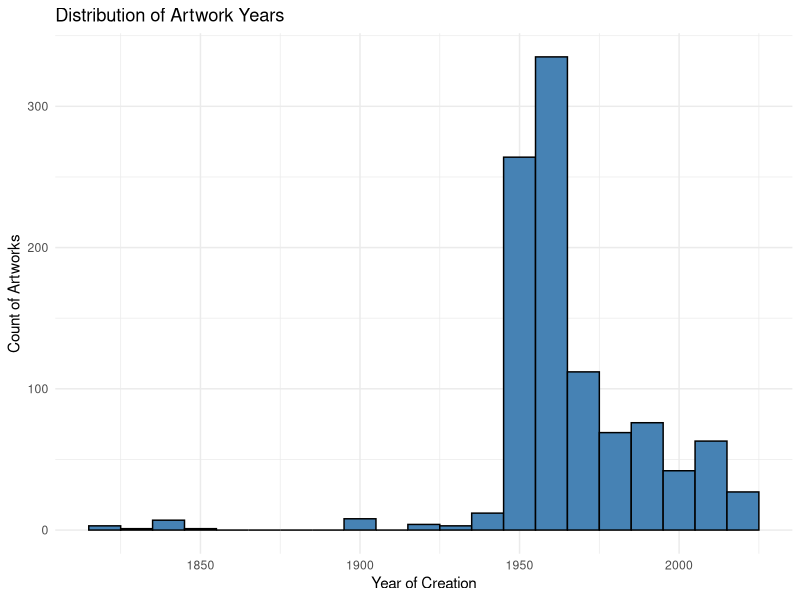
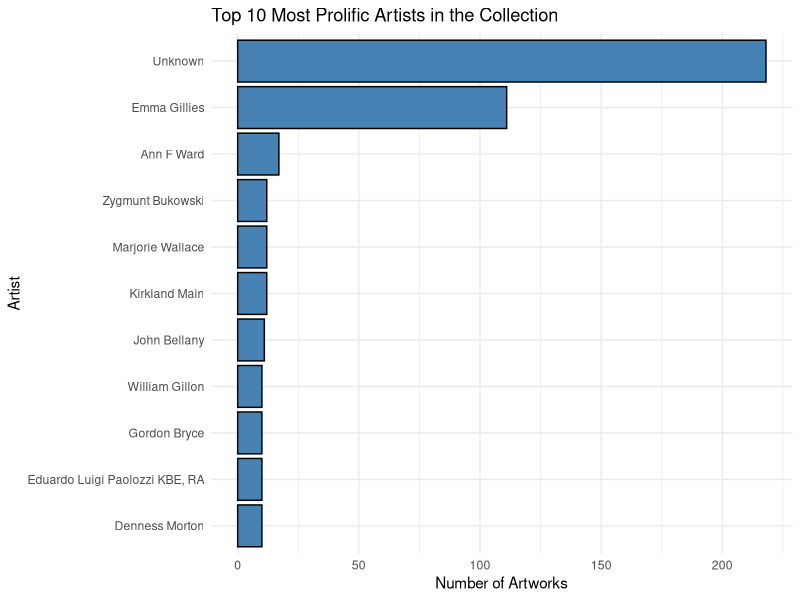
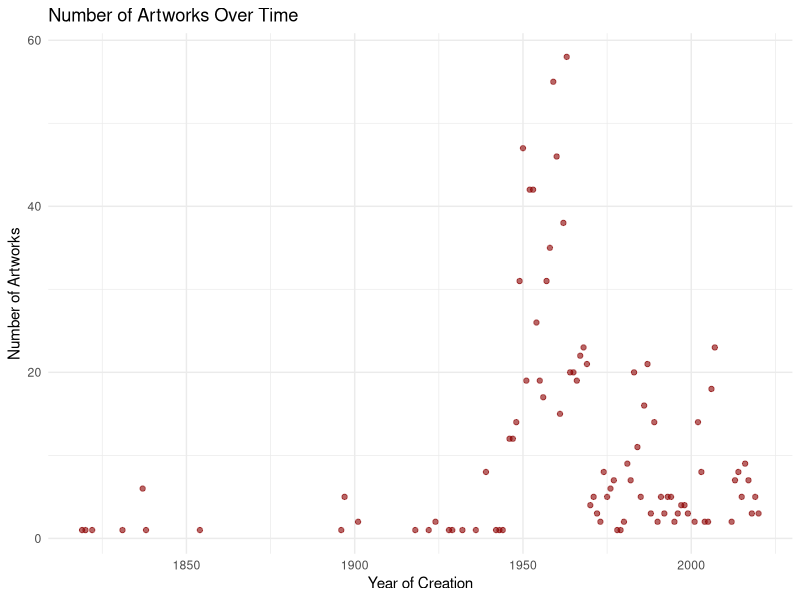
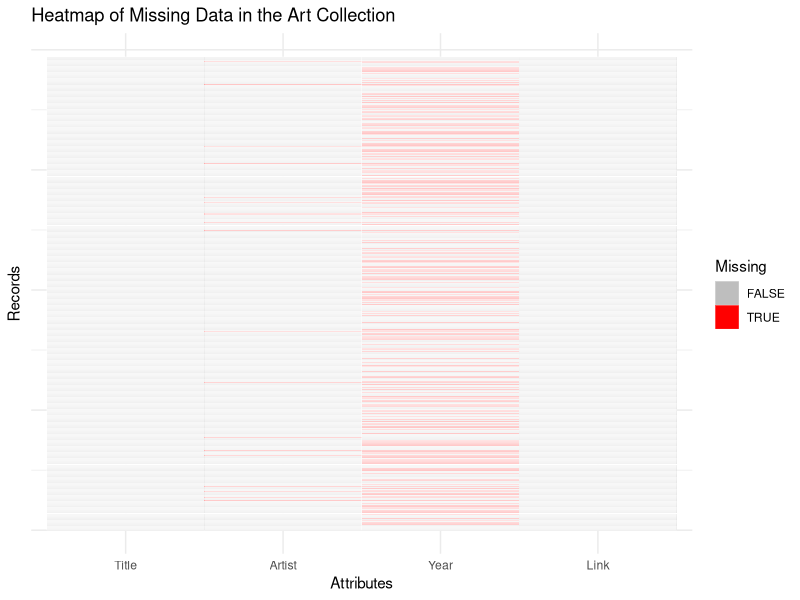

These charts were generated, in order, by the following R code:
## ---- chunk 1
# Load necessary libraries
# tidyverse: A collection of R packages for data manipulation and visualization
# skimr: A package for summarizing data structures and exploring missing data
library(tidyverse) 
library(skimr)
## ---- chunk 2
# Load the art museum catalog data from a CSV file.
# The eval argument is set to FALSE to avoid errors if the file is not yet available.
# Change eval to TRUE when the file path is set correctly.
art <- read_csv("data/art.csv")
## ---- chunk 3
art <- art %>%
  # Split the Title column into "Title" and "Year" based on the opening parenthesis "("
  separate(Title, into = c("Title", "Year"), sep = "\\(", fill = "right") %>%
  # Remove the closing parenthesis ")" from the Year column
  mutate(Year = str_remove(Year, "\\)")) %>%
  # Convert the Year column to numeric format
  mutate(Year = as.numeric(Year)) %>%
  # Retain only the necessary columns
  select(Title, Artist, Year, Link)

# Preview the cleaned dataset
head(art)
## ---- chunk 4
# Summary of the art dataset, including missing data patterns
skim(art)
## ---- chunk 5
art %>% 
  ggplot(aes(x = Year)) + 
  # Use geom_histogram to create a histogram with binwidth set to 10 years
  geom_histogram(binwidth = 10, fill = "steelblue", color = "black") +
  labs(title = "Distribution of Artwork Years",
       x = "Year of Creation",
       y = "Count of Artworks") +
  theme_minimal()
## ---- chunk 6
most_common_artist <- art %>%
  group_by(Artist) %>%         # Group by artist
  summarize(Count = n()) %>%   # Count the number of artworks per artist
  arrange(desc(Count)) %>%     # Sort by count in descending order
  slice(2) %>%                 # Select the second most common artist
  ungroup()                    # Ungroup the dataset for clarity

# Display the result
most_common_artist
## ---- chunk 7
count_with_child <- art %>%
  # Filter titles that contain the word "child" (case-insensitive)
  filter(str_detect(Title, regex("child", ignore_case = TRUE))) %>%
  # Count the number of matching rows
  count()

# Display the count
count_with_child
## ---- chunk 8
art %>% 
  group_by(Artist) %>% 
  summarize(Count = n()) %>% 
  arrange(desc(Count)) %>% 
  filter(!is.na(Artist)) %>%  # Filter out missing artist names
  top_n(10, Count) %>%        # Select the top 10 artists by count
  ggplot(aes(x = reorder(Artist, Count), y = Count)) +
  geom_bar(stat = "identity", fill = "steelblue", color = "black") +
  coord_flip() +
  labs(title = "Top 10 Most Prolific Artists in the Collection",
       x = "Artist",
       y = "Number of Artworks") +
  theme_minimal()
## ---- chunk 9
art %>% 
  filter(!is.na(Year)) %>%  # Filter out missing year values
  ggplot(aes(x = Year)) +
  geom_point(stat = "count", color = "darkred", alpha = 0.6) +
  labs(title = "Number of Artworks Over Time",
       x = "Year of Creation",
       y = "Number of Artworks") +
  theme_minimal()
## ---- chunk 10
library(reshape2)

# Create a logical matrix of missing data
missing_data <- is.na(art)

# Convert the matrix into a dataframe for visualization
missing_data_melted <- melt(missing_data)

# Plot a heatmap of missing data
missing_data_melted %>%
  ggplot(aes(x = Var2, y = Var1, fill = value)) +
  geom_tile(color = "white") +
  scale_fill_manual(values = c("TRUE" = "red", "FALSE" = "grey")) +
  labs(title = "Heatmap of Missing Data in the Art Collection",
       x = "Attributes",
       y = "Records",
       fill = "Missing") +
  theme_minimal() +
  theme(axis.text.y = element_blank(),
        axis.ticks.y = element_blank())
